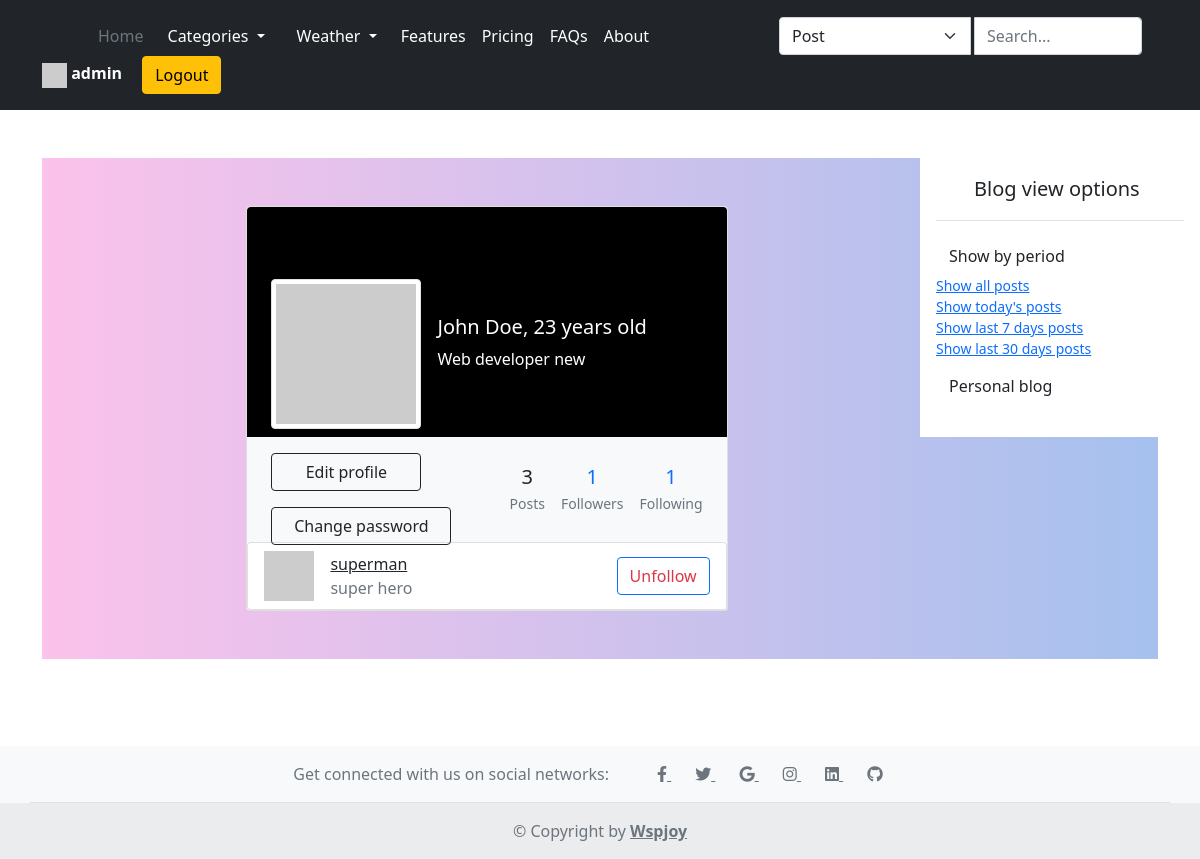
Screenshot of /accounts/profile/admin/followers/ (signed in) with the database file from the repository.
### accounts/models.py (models this page shows, shortened)
class CustomUser(AbstractUser):
    username = models.CharField(max_length=30, unique=True)
    email = models.EmailField(unique=True, max_length=255)
    USERNAME_FIELD = 'email'
    REQUIRED_FIELDS = ['username', 'first_name', 'last_name']
    objects = CustomUserManager()

class Profile(models.Model):
    GENDER_CHOICES = (
        ('male', 'Male'),
        ('female', 'Female')
    )
    user = models.OneToOneField(CustomUser,
                                on_delete=models.CASCADE,
                                related_name='profile')
    avatar = models.URLField(max_length=255, blank=True)
    gender = models.CharField(max_length=6, choices=GENDER_CHOICES)
    date_of_birth = models.DateField(validators=[validate_birth_date])
    bio = models.TextField()
    info = models.CharField(max_length=250)
    def get_absolute_url(self):
        return reverse('accounts:profile_detail',
                       args=[self.user.username])
    def get_unfollow_url(self):
        return reverse('accounts:unfollow_user',
                       args=[self.user.username])

### blog/models.py (models this page shows, shortened)
class Follow(models.Model):
    follower = models.ForeignKey(User,
                                 on_delete=models.CASCADE,
                                 related_name='following')
    followed = models.ForeignKey(User,
                                 on_delete=models.CASCADE,
                                 related_name='followers')
    created = models.DateTimeField(auto_now_add=True)

### accounts/views.py (the view)
# urls.py: path('profile/<str:username>/followers/', views.followers_list_view, name='followers'),
def followers_list_view(request, username):
    user = get_object_or_404(User, username=username)
    followers = user.followers.all()
    profile = user.profile
    context = {
        'followers': followers,
        'profile': profile
    }
    return render(request, 'accounts/profile/followers.html', context)

### accounts/templatetags/profile_filters.py (called while the page is built)
@register.filter
def calculate_age(born):
    today = date.today()
    birth_date = datetime.strptime(str(born), "%Y-%m-%d").date()
    age = today.year - birth_date.year
    return age

@register.filter
def is_following(follower, followed):
    follow = Follow.objects.filter(follower=follower, followed=followed)
    return follow.exists()

### blog/context_processors.py (called while the page is built)
def get_categories(request):
    categories = Category.objects.all()
    return {'categories': categories}

### templates/accounts/profile/followers.html
{% extends 'accounts/profile/_base.html' %}
{% load profile_filters %}
{% block profile_content %}
<div class="profile-content">
  <div class="row"><div class="col-xl-12">
    <div class="tab-content p-0">
      <div class="tab-pane fade active show" id="profile-followers">
        <div class="list-group">
          {% for follower in followers %}
          <div class="list-group-item d-flex align-items-center">
            <img src="{{ follower.follower.profile.avatar }}" alt="" width="50px" class="rounded-sm ml-n2 me-3">
            <div class="flex-fill pl-3 pr-3">
              <div>
                <a href="{{ follower.follower.profile.get_absolute_url }}" class="text-dark font-weight-600">
                  {{ follower.follower.username }}
                </a>
              </div>
              <div class="text-muted fs-13px">{{ follower.follower.profile.info }}</div>
            </div>
            {% if request.user != follower.follower %}
              {% if request.user|is_following:follower.follower %}
                <a href="{{ follower.follower.profile.get_unfollow_url }}" class="btn btn-outline-primary">
                  <span class="text-danger">Unfollow</span>
                </a>
              {% else %}
                <a href="{{ follower.follower.profile.get_follow_url }}" class="btn btn-outline-primary">
                  Follow
                </a>
              {% endif %}
            {% endif %}
          </div>
        </div>
        {% endfor %}
        </div>
      </div>
    </div>
  </div>
</div>
{% endblock profile_content %}

### templates/accounts/profile/_base.html (shortened to what this page needs)
{% extends 'base/_base.html' %}
{% load profile_filters %}
{% block content %}
<section class="h-100 gradient-custom-2">
  <div class="container py-5 h-100">
    <div class="row d-flex justify-content-center align-items-center h-100">
      <div class="col col-lg-9 col-xl-7">
        <div class="card">
          <div class="rounded-top text-white d-flex flex-row" style="background-color: #000; height:230px;">
            <div class="ms-4 mt-5 d-flex flex-column" style="width: 150px;">
              <a href="{{ profile.get_absolute_url }}">
                <img src="{{ profile.avatar }}"
                alt="Generic placeholder image" class="img-fluid img-thumbnail mt-4 mb-2"
                style="width: 150px; z-index: 1">
              </a>
              {% if request.user == profile.user %}
                <button type="button" class="btn btn-outline-dark mt-3" data-mdb-ripple-color="dark"
                style="z-index: 1;" id="btnEditProfile">
                  <a href="{% url 'accounts:profile_update' username=profile.user.username %}" class="text-decoration-none text-dark">
                    Edit profile
                  </a>
                </button>
              <button type="button" class="btn btn-outline-dark mt-3" data-mdb-ripple-color="dark"
                style="z-index: 1; width: 180px" id="btnChangePassword">
                  <a href="{% url 'accounts:password_change' username=profile.user.username %}" class="text-decoration-none text-dark">
                    Change password
                  </a>
                </button>
              {% endif %}
            </div>
            <div class="ms-3" style="margin-top: 100px;">
              <h5>{{ profile.user.first_name }} {{ profile.user.last_name }},
                  {{ profile.date_of_birth|calculate_age }} years old
              </h5>
              <p>{{ profile.info }}</p>
            </div>
          </div>
          <div class="p-4 text-black" style="background-color: #f8f9fa;">
            <div class="d-flex justify-content-end text-center py-1">
              <div>
                <p class="mb-1 h5">{{ profile.user.posts.count }}</p>
                <p class="small text-muted mb-0">Posts</p>
              </div>
              <div class="px-3">
                <a href="{% url 'accounts:followers' username=profile.user.username %}" class="text-decoration-none">
                  <p class="mb-1 h5">{{ profile.user.followers.count }}</p>
                  <p class="small text-muted mb-0">Followers</p>
                </a>
              </div>
              <div>
                <a href="{% url 'accounts:following' username=profile.user.username %}" class="text-decoration-none">
                  <p class="mb-1 h5">{{ profile.user.following.count }}</p>
                  <p class="small text-muted mb-0">Following</p>
                </a>
              </div>
            </div>
          </div>
          {% block profile_content %}
          {% endblock profile_content %}
        </div>
      </div>
    </div>
  </div>
</section>
{% endblock content %}

### templates/base/_base.html (shortened to what this page needs)
{% load static %}
<!doctype html>
<html lang="en">
<head>
  <link href="https://cdn.jsdelivr.net/npm/bootstrap@5.0.2/dist/css/bootstrap.min.css" rel="stylesheet">
  <link rel="stylesheet" href="https://cdnjs.cloudflare.com/ajax/libs/font-awesome/6.4.0/css/all.min.css" />
  <link rel="stylesheet" type="text/css" href="{% static 'css/styles.css' %}">
</head>
<body>
{% include 'base/nav/_header.html' %}
{% include 'base/nav/_sidebar.html' %}
<div class="container mt-5">
  {% block content %}
  {% endblock content %}
</div>
{% include 'base/nav/_footer.html' %}
</body>
</html>

### templates/base/nav/_header.html (shortened to what this page needs)
<header class="p-3 bg-dark text-white">
  <div class="container">
    <div class="d-flex flex-wrap align-items-center justify-content-center justify-content-lg-start">
      <a href="/" class="d-flex align-items-center mb-2 mb-lg-0 text-white text-decoration-none">
        <svg class="bi me-2" width="40" height="32" role="img" aria-label="Bootstrap"><use xlink:href="#bootstrap"></use></svg>
      </a>
      <ul class="nav col-12 col-lg-auto me-lg-auto mb-2 justify-content-center mb-md-0">
        <li><a href="{% url 'blog:post_list' %}" class="nav-link px-2 text-secondary">Home</a></li>
        <li class="nav-item dropdown">
            <a class="nav-link dropdown-toggle text-white" href="#" id="categoriesDropdown" role="button" data-bs-toggle="dropdown" aria-expanded="false">
              Categories
            </a>
          </li>
          <li class="nav-item dropdown">
            <a class="nav-link dropdown-toggle text-white" href="#" id="categoriesDropdown" role="button" data-bs-toggle="dropdown" aria-expanded="false">
              Weather
            </a>
          </li>
        <li><a href="#" class="nav-link px-2 text-white">Features</a></li>
        <li><a href="#" class="nav-link px-2 text-white">Pricing</a></li>
        <li><a href="#" class="nav-link px-2 text-white">FAQs</a></li>
        <li><a href="#" class="nav-link px-2 text-white">About</a></li>
      </ul>
      <form class="col-12 col-lg-auto mb-3 mb-lg-0 me-lg-3" method="get" action="{% url 'blog:search_posts' %}">
        <div class="input-group">
          <select class="form-select me-1" name="search_param">
            <option value="post">Post</option>
          </select>
          <input type="search" class="form-control form-control-dark" placeholder="Search..." aria-label="Search"
                  name="search_query">
        </div>
      </form>
      <div class="text-end">
        {% if request.user.is_authenticated %}
        <a href="{% url 'accounts:profile_detail' username=request.user.username %}"
                  class="text-decoration-none text-white me-3">
          {% if request.user.profile %}
          <img src="{{ request.user.profile.avatar }}" width="25" height="25">
          {% else %}
          <i class="fa fa-user mx-1"></i>
          {% endif %}
          <strong>
            {{ request.user.username }}
          </strong>
        </a>
         <a href="{% url 'accounts:logout' %}">
          <button type="button" class="btn btn-warning">Logout</button>
        </a>
        {% endif %}
      </div>
    </div>
  </div>
</header>

### templates/base/nav/_sidebar.html (shortened to what this page needs)
<div class="flex-shrink-0 p-3 bg-white float-end mt-5" style="width: 280px;">
  <a href="/" class="d-flex align-items-center pb-3 mb-3 link-dark text-decoration-none border-bottom">
    <svg class="bi me-2" width="30" height="24"><use xlink:href="#bootstrap"></use></svg>
    <span class="fs-5 fw-semibold">Blog view options</span>
  </a>
  <ul class="list-unstyled ps-0">
    <li class="mb-1">
      <button class="btn btn-toggle align-items-center rounded collapsed" data-bs-toggle="collapse" data-bs-target="#home-collapse" aria-expanded="true">
        Show by period
      </button>
      <div class="collapse show" id="home-collapse">
        <ul class="btn-toggle-nav list-unstyled fw-normal pb-1 small">
          <li><a href="{% url 'blog:post_list' %}{% if author %}?author={{ author }}{% endif %}">Show all posts</a></li>
          <li>
            <a href="{% url 'blog:post_list' %}?period=day{% if author %}&author={{ author }}{% endif %}">
              Show today's posts
            </a>
          </li>
          <li>
            <a href="{% url 'blog:post_list' %}?period=week{% if author %}&author={{ author }}{% endif %}">
              Show last 7 days posts
            </a>
          </li>
          <li>
            <a href="{% url 'blog:post_list' %}?period=month{% if author %}&author={{ author }}{% endif %}">
              Show last 30 days posts
            </a>
          </li>
        </ul>
      </div>
    </li>
    <li class="mb-1">
        <button class="btn btn-toggle align-items-center rounded collapsed" data-bs-toggle="collapse" data-bs-target="#dashboard-collapse" aria-expanded="false">
          Personal blog
        </button>
      </li>
  </ul>
</div>

### templates/base/nav/_footer.html (shortened to what this page needs)
<footer class="text-center text-lg-start bg-light text-muted fixed-bottom mt-5">
  <section class="d-flex justify-content-center p-3 border-bottom container">
    <div class="me-5 d-none d-lg-block">
      <span>Get connected with us on social networks:</span>
    </div>
    <div>
      <a href="" class="me-4 text-reset">
        <i class="fab fa-facebook-f"></i>
      </a>
      <a href="" class="me-4 text-reset">
        <i class="fab fa-twitter"></i>
      </a>
      <a href="" class="me-4 text-reset">
        <i class="fab fa-google"></i>
      </a>
      <a href="" class="me-4 text-reset">
        <i class="fab fa-instagram"></i>
      </a>
      <a href="" class="me-4 text-reset">
        <i class="fab fa-linkedin"></i>
      </a>
      <a href="" class="me-4 text-reset">
        <i class="fab fa-github"></i>
      </a>
    </div>
  </section>
  <div class="text-center p-3" style="background-color: rgba(0, 0, 0, 0.05);">
    ©  Copyright by
    <a class="text-reset fw-bold" href="#">Wspjoy</a>
  </div>
</footer>

### static/css/styles.css (style rules this page uses)
.gradient-custom-2 { background: #fbc2eb; background: -webkit-linear-gradient(to right, rgba(251, 194, 235, 1), rgba(166, 193, 238, 1)); background: linear-gradient(to right, rgba(251, 194, 235, 1), rgba(166, 193, 238, 1)) }

### rows the page displays
CustomUser: user.username "admin"
Profile: user.first_name "John", user.last_name "Doe", date_of_birth|calculate_age "23", info "Web developer new", user.posts.count "3", user.followers.count "1", user.following.count "1"
Follow: follower.username "superman", follower.profile.info "super hero"
